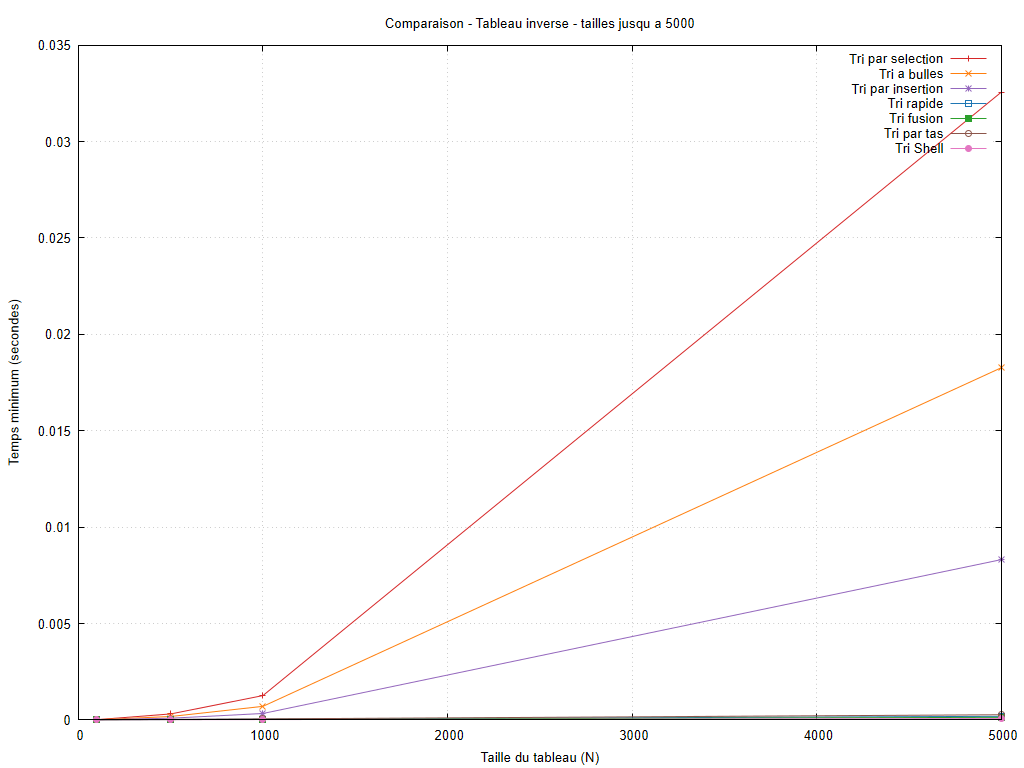

Write gnuplot code to recreate this figure.
set encoding utf8
set terminal pngcairo size 1024,768 font 'Arial,10'
set output 'graphiques/20261011_212626/configurations/decroissant_petites_tailles.png'
set datafile missing 'non_mesure'
set datafile separator ';'
set title 'Comparaison - Tableau inverse - tailles jusqu a 5000'
set xlabel 'Taille du tableau (N)'
set ylabel 'Temps minimum (secondes)'
set grid
set yrange [0:*]
set xrange [0:5000]
plot 'resultats/20261011_212626/decroissant.csv' every ::1 using 1:(column(1)<=5000 && column(2)>=0 ? column(2) : 1/0) title 'Tri par selection' with linespoints lc rgb '#d62728', 'resultats/20261011_212626/decroissant.csv' every ::1 using 1:(column(1)<=5000 && column(4)>=0 ? column(4) : 1/0) title 'Tri a bulles' with linespoints lc rgb '#ff7f0e', 'resultats/20261011_212626/decroissant.csv' every ::1 using 1:(column(1)<=5000 && column(6)>=0 ? column(6) : 1/0) title 'Tri par insertion' with linespoints lc rgb '#9467bd', 'resultats/20261011_212626/decroissant.csv' every ::1 using 1:(column(1)<=5000 && column(8)>=0 ? column(8) : 1/0) title 'Tri rapide' with linespoints lc rgb '#1f77b4', 'resultats/20261011_212626/decroissant.csv' every ::1 using 1:(column(1)<=5000 && column(10)>=0 ? column(10) : 1/0) title 'Tri fusion' with linespoints lc rgb '#2ca02c', 'resultats/20261011_212626/decroissant.csv' every ::1 using 1:(column(1)<=5000 && column(12)>=0 ? column(12) : 1/0) title 'Tri par tas' with linespoints lc rgb '#8c564b', 'resultats/20261011_212626/decroissant.csv' every ::1 using 1:(column(1)<=5000 && column(14)>=0 ? column(14) : 1/0) title 'Tri Shell' with linespoints lc rgb '#e377c2'
unset output
